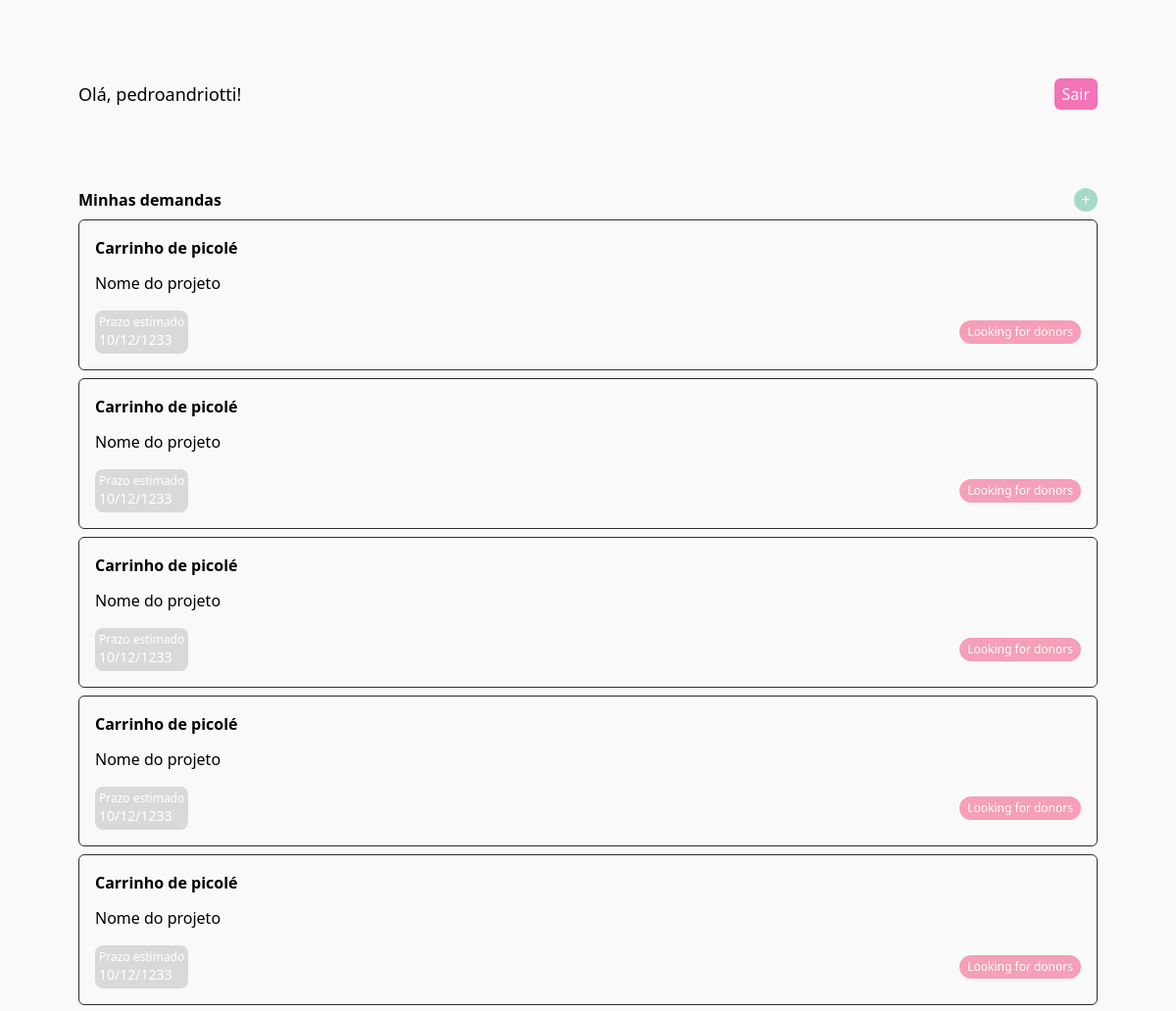
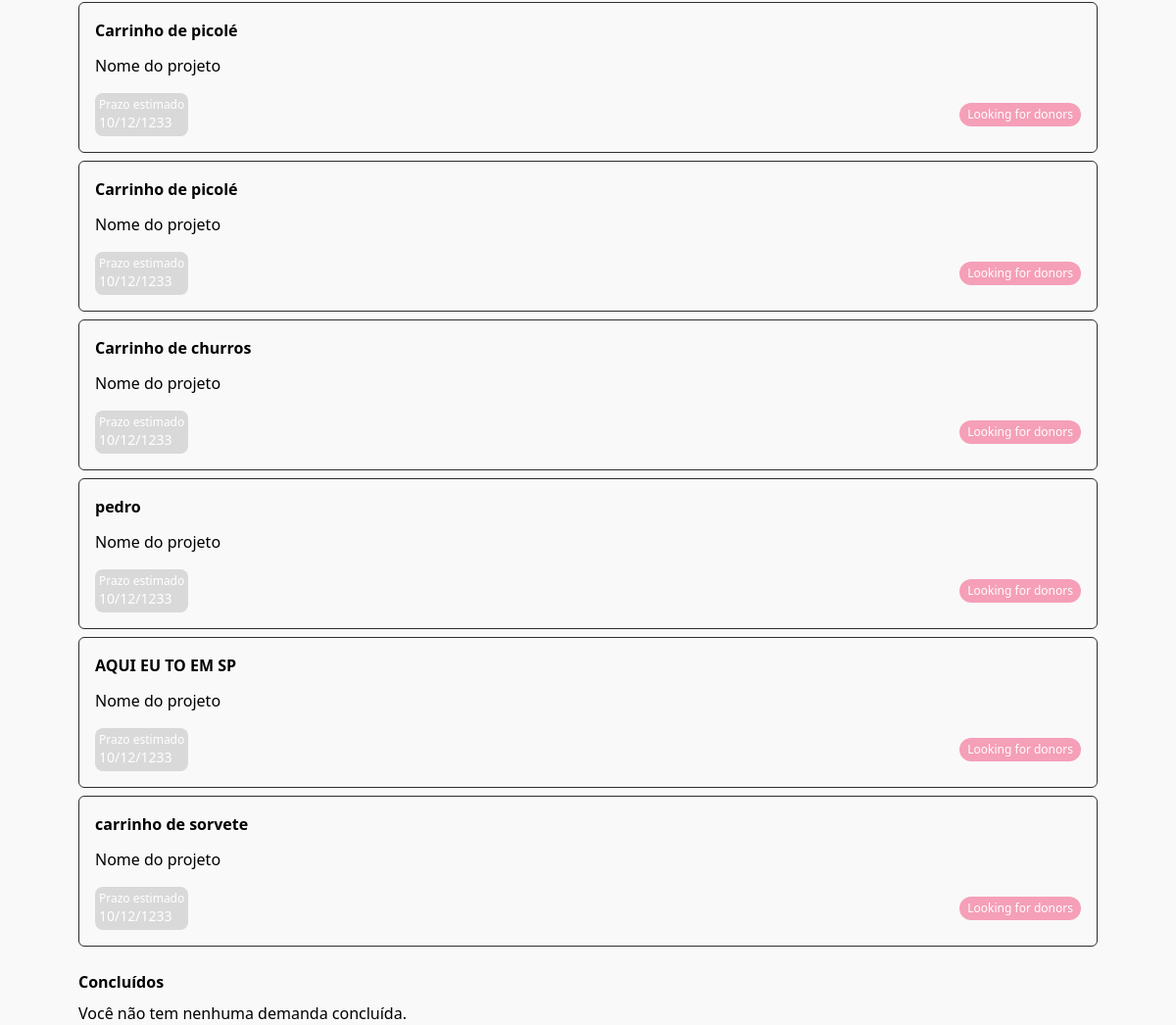
The app's page /home/ (signed in) with its own data (2 pictures, top to bottom).
### fullapp/models.py (models this page shows, shortened)
class User(AbstractUser):
    ADMIN = 1
    AMBASSADOR = 2
    USER = 3
    ROLE_CHOICES = (
        (ADMIN, 'Admin'),
        (AMBASSADOR, 'Ambassador'),
        (USER, 'User'),
    )
    role = models.PositiveSmallIntegerField(choices=ROLE_CHOICES, default=USER)
    name = models.CharField(max_length=255, null=True, blank=True)
    phone = models.CharField(max_length=255, null=True, blank=True)
    email = models.CharField(max_length=255, null=True, blank=True)
    password = models.CharField(max_length=255, null=True, blank=True)
    project = models.CharField(max_length=50, null=True, blank=True)
    objective = models.CharField(max_length=255, null=True, blank=True)
    region = models.CharField(choices=get_choices(RegionEnum), default=RegionEnum.PERNAMBUCO, max_length=255, null=True, blank=True)

class Demand(models.Model):
    user = models.ForeignKey(User, on_delete=models.CASCADE, null=True, blank=True)
    title = models.CharField(max_length=255, null=True, blank=True)
    description = models.CharField(max_length=255, null=True, blank=True)
    status = models.CharField(choices=get_choices(StatusEnum), default=StatusEnum.LOOKING_FOR_DONORS, max_length=255, null=True, blank=True)
    region = models.CharField(choices=get_choices(RegionEnum), default=RegionEnum.PERNAMBUCO, max_length=255, null=True, blank=True)
    user = models.ForeignKey(User, on_delete=models.CASCADE, null=True, blank=True)

### fullapp/views.py (the view)
# urls.py: path('home/', home, name="home"),
@login_required
def home(request):
  current_user = request.user
  if current_user.role == 1:
    return render(request, 'management/home.html')
  elif current_user.role == 2:
    return render(request, 'embassor/home.html')
  else:
    user_demands_concluded = Demand.objects.filter(user=request.user, status=StatusEnum.CONCLUDED)
    user_demands_in_analysis = Demand.objects.filter(user=request.user, status=StatusEnum.LOOKING_FOR_DONORS)
    return render(request, "usuario/home.html", {
       'concluded_demands': user_demands_concluded,
       'in_analysis_demands': user_demands_in_analysis
    })

### fullapp/templates/usuario/home.html (shortened to what this page needs)
{% extends 'commons/base.html' %}
{% block content %}
<div class="p-10 lg:p-20 flex justify-between items-center">
    <h1 class="text-lg">Olá, {{ user.username }}!</h1>
    <a href="/logout" class="bg-pink-400 px-2 py-1 transition-colors rounded-md text-white">Sair</a>
</div>
<div class="flex flex-col gap-2 px-10 lg:px-20">
    <div class="flex items-center justify-between">
        <span class="font-bold">Minhas demandas</span>
        <a href="/demand/create" class="grid place-items-center w-6 h-6 rounded-full text-white bg-[#A7D9C7]">+</a>
    </div>
    <div class="flex flex-col gap-2">
        {% if in_analysis_demands %}
            {% for demand in in_analysis_demands %}
                <div class="border border-[#2D2D2D] rounded-md p-4 flex flex-col gap-4">
                    <div class="flex flex-col gap-3">
                        <strong>{{ demand.title }}</strong>
                        <span>Nome do projeto</span>
                    </div>
                    <div class="flex items-center justify-between">
                        <div class="bg-[#D9D9D9] text-white flex flex-col rounded-lg p-1">
                            <span class="text-xs">Prazo estimado</span>
                            <span class="text-sm">10/12/1233</span>
                        </div>
                        <span class="block py-1 px-2 bg-[#F59FB8] text-xs text-white rounded-full">{{ demand.status }}</span>
                    </div>
                </div>
            {% endfor %}
        {% else %}
            <span>Você não tem nenhuma demanda em análise.</span>
        {% endif %}
    </div>
</div>
<div class="flex flex-col gap-2 px-10 lg:px-20 mt-6">
    <div class="flex justify-between">
        <span class="font-bold">Concluídos</span>
    </div>
    <div class="flex flex-col gap-2">
        {% if concluded_demands %}
            {% for demand in concluded_demands %}
                <div class="border border-[#2D2D2D] rounded-md p-4 flex flex-col gap-4">
                    <div class="flex flex-col gap-3">
                        <strong>{{ demand.title }}</strong>
                        <span>{{ demand.project }}</span>
                    </div>
                    <div class="flex items-center justify-between">
                        <div class="bg-[#D9D9D9] text-white flex flex-col rounded-lg p-1">
                            <span class="text-xs">Prazo estimado</span>
                            <span class="text-sm">10/12/1233</span>
                        </div>
                        <span class="block py-1 px-2 bg-[#F59FB8] text-xs text-white rounded-full">Em análise</span>
                    </div>
                </div>
            {% endfor %}
        {% else %}
            <span>Você não tem nenhuma demanda concluída.</span>
        {% endif %}
    </div>
</div>
{% endblock %}

### fullapp/templates/commons/base.html (shortened to what this page needs)
<!DOCTYPE html>
<html class="h-full" lang="en">
<head>
  <script src="https://cdn.tailwindcss.com"></script>
</head>
<body class="bg-[#F9F9F9] h-full">
  {% block content %}
  {% endblock %}
</body>
</html>

### records on screen
User: username "pedroandriotti"
Demand: title "Carrinho de picolé", status "Looking for donors"
Demand: title "Carrinho de picolé", status "Looking for donors"
Demand: title "Carrinho de picolé", status "Looking for donors"
Demand: title "Carrinho de picolé", status "Looking for donors"
Demand: title "Carrinho de picolé", status "Looking for donors"
Demand: title "Carrinho de picolé", status "Looking for donors"
Demand: title "Carrinho de picolé", status "Looking for donors"
Demand: title "Carrinho de churros", status "Looking for donors"
Demand: title "pedro", status "Looking for donors"
Demand: title "AQUI EU TO EM SP", status "Looking for donors"
Demand: title "carrinho de sorvete", status "Looking for donors"
